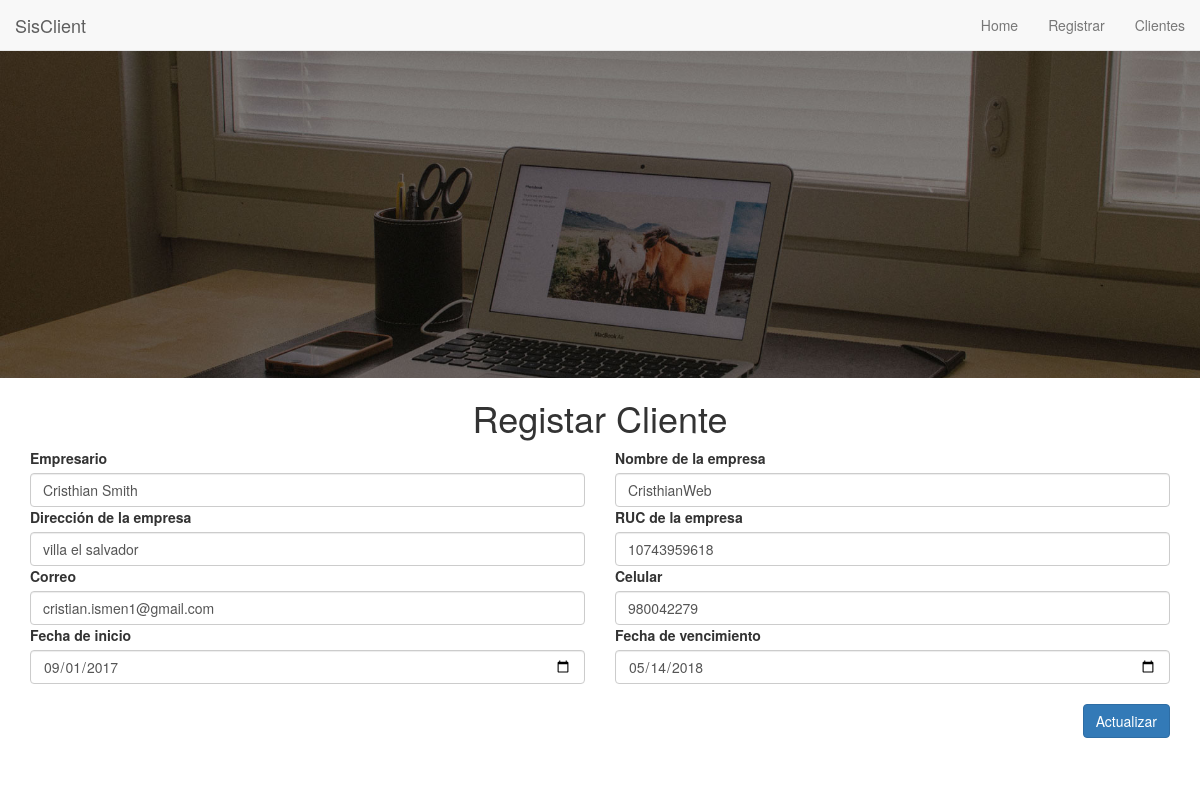
Page /actualizar.php?id=3 on the committed database.
### tables this page shows
CREATE TABLE `clientes` (
  `id_cliente` int(11) NOT NULL,
  `nombre` varchar(100) NOT NULL,
  `nombre_negocio` varchar(100) NOT NULL,
  `ubicacion` varchar(100) NOT NULL,
  `ruc` varchar(30) NOT NULL,
  `celular` varchar(20) NOT NULL,
  `email` varchar(50) NOT NULL,
  `fecha_inicio` date NOT NULL,
  `fecha_vencimiento` date NOT NULL
);

### actualizar.php (the view, shortened to what this page needs)
<?php
	include("php/conexion.php");
	echo $sql = "SELECT * FROM clientes WHERE id_cliente=".$_GET['id'];
	$ejecuto=mysqli_query($conexion,$sql);
	$cliente=mysqli_fetch_array($ejecuto);
?>
<!DOCTYPE html>
<html lang="en">
<head>
    <link rel="stylesheet" href="css/estilo.css">
    <link rel="stylesheet" href="css/bootstrap.css">
    <link rel="stylesheet" href="css/font-awesome.min.css">
</head>
<body>
    <nav class="navbar navbar-default navbar-custom navbar-fixed-top">
        <div class="container-fluid">
            <div class="navbar-header page-scroll">
                <a class="navbar-brand" href="#!/">SisClient</a>
            </div>
            <div class="collapse navbar-collapse" id="bs-example-navbar-collapse-1">
                <ul class="nav navbar-nav navbar-right">
                    <li>
                        <a href="index.php">Home</a>
                    </li>
                    <li>
                        <a href="registrar_cliente.php">Registrar</a>
                    </li>
                    <li>
                        <a href="lista-clientes.php">Clientes</a>
                    </li>
                </ul>
            </div>
        </div>
    </nav>
    <div class="cabezera">
    	<div class="logo"></div>
    </div>
	<div class="container-fluid">
		<div class="container">
			<div class="row">
				<div class="col-md-12">
					<h1 class="text-center">Registar Cliente</h1>
					<form class="form-horizontal" role="form" action="clientes.php" method="POST">
						<div class="row">
							<div class="col-md-6">
								<label>Empresario</label>
								<input type="text" class="form-control" name="nombre" value="<?php echo $cliente['nombre']; ?>">
							</div>
							<div class="col-md-6">
								<label>Nombre de la empresa</label>
								<input type="text" class="form-control" name="empresa" value="<?php echo $cliente['nombre_negocio'] ?>">
							</div>
						</div>
						<div class="row">
							<div class="col-md-6">
								<label>Dirección de la empresa</label>
								<input type="text" class="form-control"  name="ubicacion" value="<?php echo $cliente['ubicacion'] ?>">
							</div>
							<div class="col-md-6">
								<label>RUC de la empresa</label>
								<input type="text" class="form-control" name="ruc" value="<?php echo $cliente['ruc'] ?>">
							</div>
						</div>
						<div class="row">
							<div class="col-md-6">
								<label>Correo</label>
								<input type="text" class="form-control" name="email" value="<?php echo $cliente['email'] ?>">
							</div>
							<div class="col-md-6">
								<label>Celular</label>
								<input type="text" class="form-control" name="celular" value="<?php echo $cliente['celular'] ?>">
							</div>
						</div>
						<div class="row">
							<div class="col-md-6">
								<label>Fecha de inicio</label>
								<input type="date" class="form-control" name="inicio" value="<?php echo $cliente['fecha_inicio'] ?>">
							</div>
							<div class="col-md-6">
								<label>Fecha de vencimiento</label>
								<input type="date" class="form-control" name="vencimiento" value="<?php echo $cliente['fecha_vencimiento'] ?>">
							</div>
						</div>
						<div class="row">
							<div class="col-md-12">
								<br>
								<p class="text-right">
									<button type="submit" class="btn btn-primary">Actualizar</button>
								</p>
							</div>
						</div>
					</form>
					<br>
                </div>
			</div>
		</div>
	</div>
</body>
</html>

### css/estilo.css (style rules this page uses)
* { margin: 0; padding: 0; }
.cabezera { width: 100%; height: 358px; }
.logo { height: 100%; background: url(../img/home.jpg); background-size: cover; }

### rows in the picture
clientes: nombre "Cristhian Smith", empresa "CristhianWeb", ubicacion "villa el salvador", ruc "10743959618", email "cristian.ismen1@gmail.com", celular "980042279", inicio "09/01/2017", vencimiento "05/14/2018"
